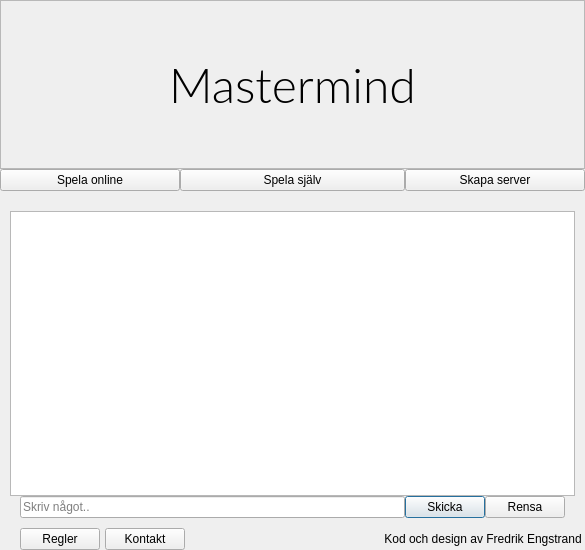
<?xml version="1.0" encoding="UTF-8"?>
<ui version="4.0">
 <class>Lobby</class>
 <widget class="QMainWindow" name="Lobby">
  <property name="geometry">
   <rect>
    <x>0</x>
    <y>0</y>
    <width>585</width>
    <height>550</height>
   </rect>
  </property>
  <property name="windowTitle">
   <string>Mastermind Lobby</string>
  </property>
  <property name="accessibleName">
   <string/>
  </property>
  <widget class="QWidget" name="centralWidget">
   <property name="accessibleName">
    <string>MainWindow</string>
   </property>
   <layout class="QGridLayout" name="gridLayout">
    <property name="leftMargin">
     <number>0</number>
    </property>
    <property name="topMargin">
     <number>0</number>
    </property>
    <property name="rightMargin">
     <number>0</number>
    </property>
    <property name="bottomMargin">
     <number>0</number>
    </property>
    <property name="spacing">
     <number>5</number>
    </property>
    <item row="0" column="0">
     <layout class="QVBoxLayout" name="MainVLayout" stretch="3,0,6,0">
      <property name="spacing">
       <number>0</number>
      </property>
      <item>
       <widget class="QFrame" name="HeaderFrame">
        <property name="accessibleName">
         <string>Header</string>
        </property>
        <property name="frameShape">
         <enum>QFrame::StyledPanel</enum>
        </property>
        <property name="frameShadow">
         <enum>QFrame::Raised</enum>
        </property>
        <layout class="QHBoxLayout" name="horizontalLayout">
         <item>
          <widget class="QLabel" name="Title">
           <property name="font">
            <font>
             <family>Lato Light</family>
             <pointsize>36</pointsize>
             <weight>50</weight>
             <bold>false</bold>
            </font>
           </property>
           <property name="accessibleName">
            <string>Title</string>
           </property>
           <property name="text">
            <string>Mastermind</string>
           </property>
           <property name="alignment">
            <set>Qt::AlignCenter</set>
           </property>
          </widget>
         </item>
        </layout>
       </widget>
      </item>
      <item>
       <widget class="QFrame" name="ControlsHFrame">
        <property name="accessibleName">
         <string>ControlsFrame</string>
        </property>
        <layout class="QHBoxLayout" name="ControlsHLayout" stretch="4,5,4">
         <property name="spacing">
          <number>0</number>
         </property>
         <property name="leftMargin">
          <number>0</number>
         </property>
         <property name="topMargin">
          <number>0</number>
         </property>
         <property name="rightMargin">
          <number>0</number>
         </property>
         <property name="bottomMargin">
          <number>0</number>
         </property>
         <item>
          <widget class="QPushButton" name="ConnectToServer">
           <property name="accessibleName">
            <string>LobbyButton</string>
           </property>
           <property name="text">
            <string>Spela online</string>
           </property>
          </widget>
         </item>
         <item>
          <widget class="QPushButton" name="PlayOffline">
           <property name="accessibleName">
            <string>LobbyButtonCenter</string>
           </property>
           <property name="text">
            <string>Spela själv</string>
           </property>
          </widget>
         </item>
         <item>
          <widget class="QPushButton" name="CreateServer">
           <property name="accessibleName">
            <string>LobbyButton</string>
           </property>
           <property name="text">
            <string>Skapa server</string>
           </property>
          </widget>
         </item>
        </layout>
       </widget>
      </item>
      <item>
       <layout class="QVBoxLayout" name="OutputVLayout">
        <property name="spacing">
         <number>0</number>
        </property>
        <property name="leftMargin">
         <number>10</number>
        </property>
        <property name="topMargin">
         <number>20</number>
        </property>
        <property name="rightMargin">
         <number>10</number>
        </property>
        <property name="bottomMargin">
         <number>10</number>
        </property>
        <item>
         <widget class="QTextEdit" name="Output">
          <property name="sizePolicy">
           <sizepolicy hsizetype="Expanding" vsizetype="Expanding">
            <horstretch>0</horstretch>
            <verstretch>0</verstretch>
           </sizepolicy>
          </property>
          <property name="font">
           <font>
            <family>Yu Gothic UI Semilight</family>
            <pointsize>12</pointsize>
           </font>
          </property>
          <property name="frameShape">
           <enum>QFrame::StyledPanel</enum>
          </property>
          <property name="verticalScrollBarPolicy">
           <enum>Qt::ScrollBarAlwaysOff</enum>
          </property>
          <property name="horizontalScrollBarPolicy">
           <enum>Qt::ScrollBarAlwaysOff</enum>
          </property>
          <property name="readOnly">
           <bool>true</bool>
          </property>
          <property name="html">
           <string>&lt;!DOCTYPE HTML PUBLIC &quot;-//W3C//DTD HTML 4.0//EN&quot; &quot;http://www.w3.org/TR/REC-html40/strict.dtd&quot;&gt;
&lt;html&gt;&lt;head&gt;&lt;meta name=&quot;qrichtext&quot; content=&quot;1&quot; /&gt;&lt;style type=&quot;text/css&quot;&gt;
p, li { white-space: pre-wrap; }
&lt;/style&gt;&lt;/head&gt;&lt;body style=&quot; font-family:'Yu Gothic UI Semilight'; font-size:12pt; font-weight:400; font-style:normal;&quot;&gt;
&lt;p style=&quot;-qt-paragraph-type:empty; margin-top:0px; margin-bottom:0px; margin-left:0px; margin-right:0px; -qt-block-indent:0; text-indent:0px; font-family:'Fixedsys';&quot;&gt;&lt;br /&gt;&lt;/p&gt;&lt;/body&gt;&lt;/html&gt;</string>
          </property>
         </widget>
        </item>
        <item>
         <layout class="QHBoxLayout" name="OutputControlsHLayout">
          <property name="spacing">
           <number>0</number>
          </property>
          <property name="leftMargin">
           <number>10</number>
          </property>
          <property name="rightMargin">
           <number>10</number>
          </property>
          <item>
           <widget class="QLineEdit" name="Input">
            <property name="placeholderText">
             <string>Skriv något..</string>
            </property>
           </widget>
          </item>
          <item>
           <widget class="QPushButton" name="InputSend">
            <property name="accessibleName">
             <string>OutputButton</string>
            </property>
            <property name="text">
             <string>Skicka</string>
            </property>
            <property name="autoDefault">
             <bool>true</bool>
            </property>
            <property name="default">
             <bool>true</bool>
            </property>
           </widget>
          </item>
          <item>
           <widget class="QPushButton" name="ClearOutputButton">
            <property name="accessibleName">
             <string>OutputButton</string>
            </property>
            <property name="text">
             <string>Rensa</string>
            </property>
           </widget>
          </item>
         </layout>
        </item>
       </layout>
      </item>
      <item>
       <widget class="QFrame" name="FooterFrame">
        <property name="accessibleName">
         <string>FooterFrame</string>
        </property>
        <layout class="QHBoxLayout" name="RulesHLayout">
         <property name="spacing">
          <number>5</number>
         </property>
         <property name="leftMargin">
          <number>20</number>
         </property>
         <property name="topMargin">
          <number>0</number>
         </property>
         <property name="rightMargin">
          <number>0</number>
         </property>
         <property name="bottomMargin">
          <number>0</number>
         </property>
         <item>
          <layout class="QHBoxLayout" name="FooterHLayout" stretch="0,0,1">
           <item>
            <widget class="QPushButton" name="RulesButton">
             <property name="accessibleName">
              <string>FooterButton</string>
             </property>
             <property name="text">
              <string>Regler</string>
             </property>
            </widget>
           </item>
           <item>
            <widget class="QPushButton" name="ContactButton">
             <property name="accessibleName">
              <string>FooterButton</string>
             </property>
             <property name="text">
              <string>Kontakt</string>
             </property>
            </widget>
           </item>
           <item>
            <widget class="QLabel" name="AboutLabel">
             <property name="accessibleName">
              <string>About</string>
             </property>
             <property name="text">
              <string>Kod och design av Fredrik Engstrand </string>
             </property>
             <property name="scaledContents">
              <bool>false</bool>
             </property>
             <property name="alignment">
              <set>Qt::AlignRight|Qt::AlignTrailing|Qt::AlignVCenter</set>
             </property>
             <property name="wordWrap">
              <bool>true</bool>
             </property>
             <property name="margin">
              <number>0</number>
             </property>
            </widget>
           </item>
          </layout>
         </item>
        </layout>
       </widget>
      </item>
     </layout>
    </item>
   </layout>
  </widget>
 </widget>
 <resources/>
 <connections/>
</ui>
